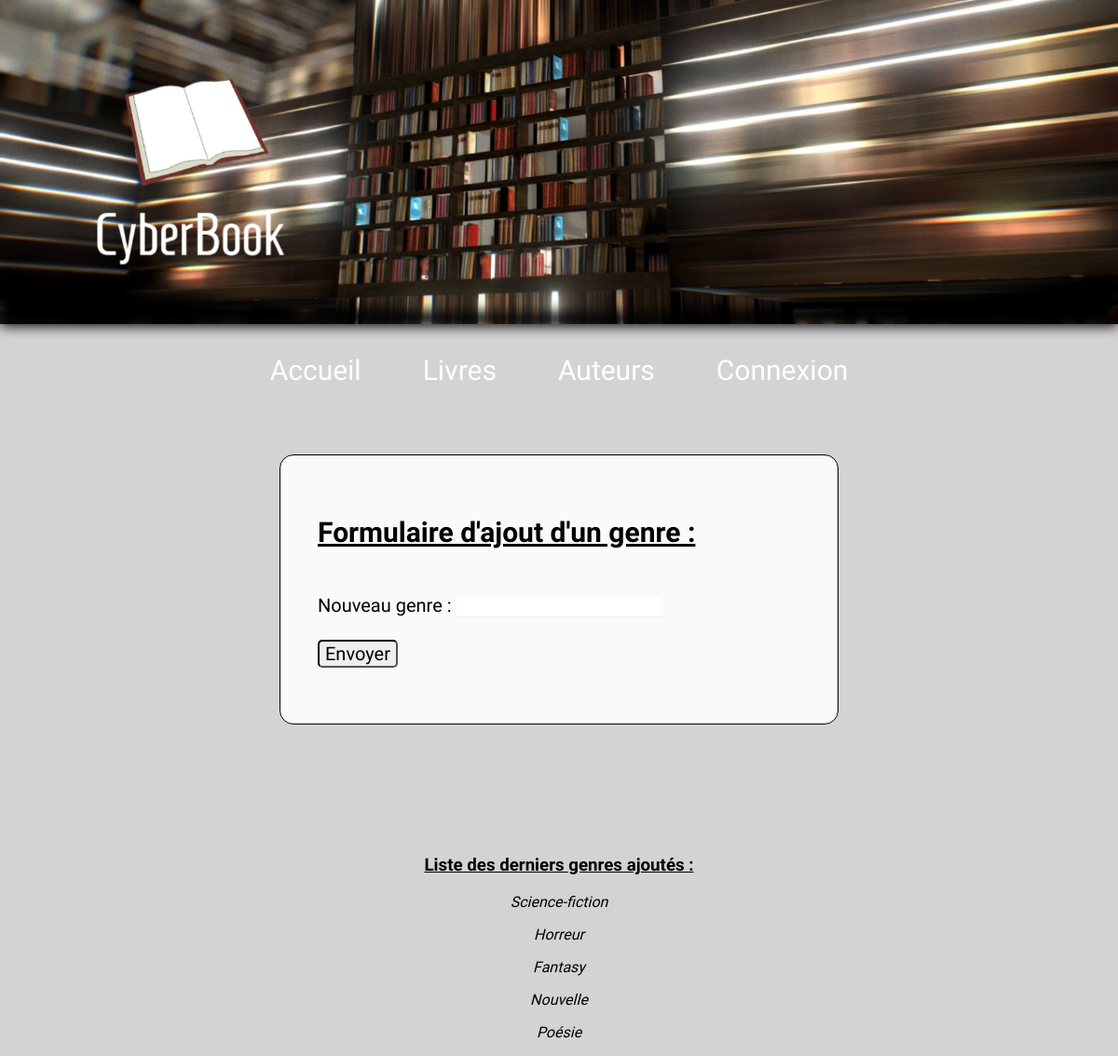
/Ajout_G.php, run on an earlier commit of the app's database.
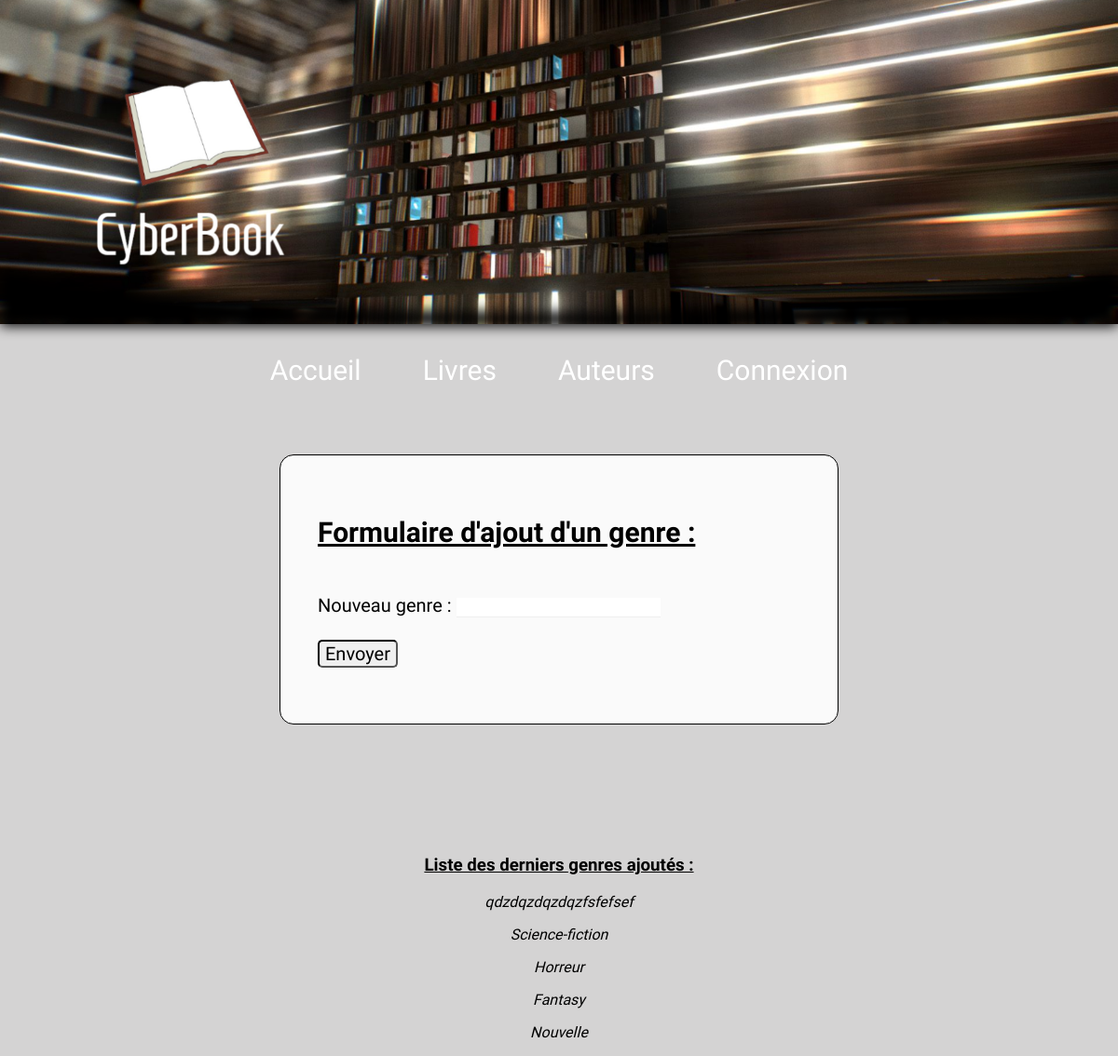
And on a later commit of the database.
### tables this page shows
CREATE TABLE IF NOT EXISTS `genre` (
  `id` int(11) NOT NULL AUTO_INCREMENT,
  `libelle` varchar(150) NOT NULL,
  PRIMARY KEY (`id`),
  UNIQUE KEY `libelle` (`libelle`)
);

### src/Ajout_G.php (the view, shortened to what this page needs)
<!DOCTYPE html>
<html>
    <head>
    	<link rel="stylesheet" type="text/css" href="css/style_ajout.css">
    </head>
    <body>
    	<?php include "header.php" ?>
    <form class="formulaire" action="Ajout_G_Post.php" onsubmit="return verif()" method="post">
        <p> <h2 style="text-decoration: underline;">Formulaire d'ajout d'un genre : </h2><br>
        <label for="genre">Nouveau genre</label> : <input  class="input" type="text" name="libelle" id="ge" /><br /><br />
        <input style="text-align: center;" class="button" type="submit" value="Envoyer" /><br />
	</p>
    </form>
<section style="text-align: center;">
<h3 style="text-decoration: underline;">Liste des derniers genres ajoutés :</h3>
<?php
include "bdd.php";
$reponse = $bdd->query('SELECT * FROM genre ORDER BY id DESC LIMIT 0, 5');
while ($donnees = $reponse->fetch())
{
	echo '<p><em>' . htmlspecialchars($donnees['libelle']) . '</em></p>';
}
?>
</section>
    </body>
</html>

What changed in the data, as far as the page shows it:
no longer on this page (row unchanged): genre: libelle "Poésie"
added genre: libelle "qdzdqzdqzdqzfsfefsef"
